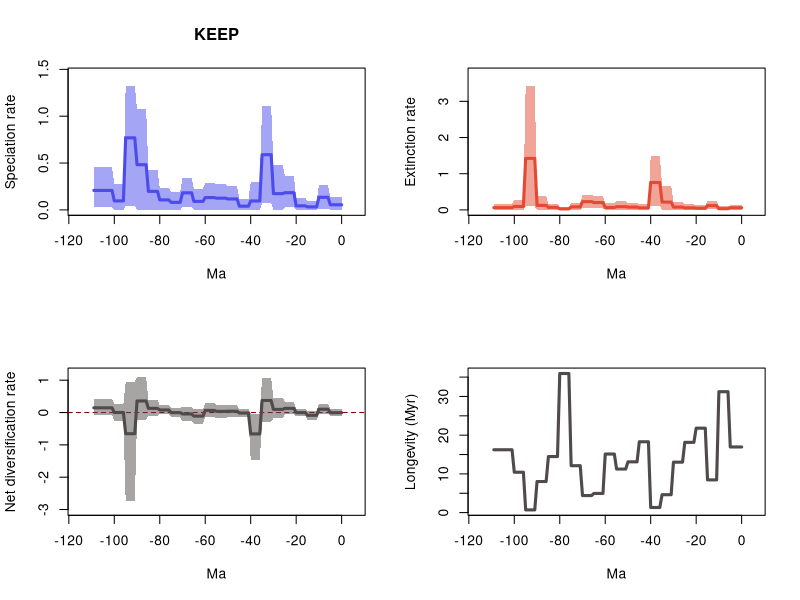

Recreate this plot in R.
# 20 files combined:
# 	../Results/Species_NS/5_MA_bins_EP_FT/pyrate_mcmc_logs/Occ_sp_Squali_NS_10_G_KEEP_BDS_marginal_rates.log
# 	../Results/Species_NS/5_MA_bins_EP_FT/pyrate_mcmc_logs/Occ_sp_Squali_NS_11_G_KEEP_BDS_marginal_rates.log
# 	../Results/Species_NS/5_MA_bins_EP_FT/pyrate_mcmc_logs/Occ_sp_Squali_NS_12_G_KEEP_BDS_marginal_rates.log
# 	../Results/Species_NS/5_MA_bins_EP_FT/pyrate_mcmc_logs/Occ_sp_Squali_NS_13_G_KEEP_BDS_marginal_rates.log
# 	../Results/Species_NS/5_MA_bins_EP_FT/pyrate_mcmc_logs/Occ_sp_Squali_NS_14_G_KEEP_BDS_marginal_rates.log
# 	../Results/Species_NS/5_MA_bins_EP_FT/pyrate_mcmc_logs/Occ_sp_Squali_NS_15_G_KEEP_BDS_marginal_rates.log
# 	../Results/Species_NS/5_MA_bins_EP_FT/pyrate_mcmc_logs/Occ_sp_Squali_NS_16_G_KEEP_BDS_marginal_rates.log
# 	../Results/Species_NS/5_MA_bins_EP_FT/pyrate_mcmc_logs/Occ_sp_Squali_NS_17_G_KEEP_BDS_marginal_rates.log
# 	../Results/Species_NS/5_MA_bins_EP_FT/pyrate_mcmc_logs/Occ_sp_Squali_NS_18_G_KEEP_BDS_marginal_rates.log
# 	../Results/Species_NS/5_MA_bins_EP_FT/pyrate_mcmc_logs/Occ_sp_Squali_NS_19_G_KEEP_BDS_marginal_rates.log
# 	../Results/Species_NS/5_MA_bins_EP_FT/pyrate_mcmc_logs/Occ_sp_Squali_NS_1_G_KEEP_BDS_marginal_rates.log
# 	../Results/Species_NS/5_MA_bins_EP_FT/pyrate_mcmc_logs/Occ_sp_Squali_NS_20_G_KEEP_BDS_marginal_rates.log
# 	../Results/Species_NS/5_MA_bins_EP_FT/pyrate_mcmc_logs/Occ_sp_Squali_NS_2_G_KEEP_BDS_marginal_rates.log
# 	../Results/Species_NS/5_MA_bins_EP_FT/pyrate_mcmc_logs/Occ_sp_Squali_NS_3_G_KEEP_BDS_marginal_rates.log
# 	../Results/Species_NS/5_MA_bins_EP_FT/pyrate_mcmc_logs/Occ_sp_Squali_NS_4_G_KEEP_BDS_marginal_rates.log
# 	../Results/Species_NS/5_MA_bins_EP_FT/pyrate_mcmc_logs/Occ_sp_Squali_NS_5_G_KEEP_BDS_marginal_rates.log
# 	../Results/Species_NS/5_MA_bins_EP_FT/pyrate_mcmc_logs/Occ_sp_Squali_NS_6_G_KEEP_BDS_marginal_rates.log
# 	../Results/Species_NS/5_MA_bins_EP_FT/pyrate_mcmc_logs/Occ_sp_Squali_NS_7_G_KEEP_BDS_marginal_rates.log
# 	../Results/Species_NS/5_MA_bins_EP_FT/pyrate_mcmc_logs/Occ_sp_Squali_NS_8_G_KEEP_BDS_marginal_rates.log
# 	../Results/Species_NS/5_MA_bins_EP_FT/pyrate_mcmc_logs/Occ_sp_Squali_NS_9_G_KEEP_BDS_marginal_rates.log

# 95% HPDs calculated using code from Biopy (https://www.cs.auckland.ac.nz/~yhel002/biopy/)

pdf(file='../Results/Species_NS/5_MA_bins_EP_FT/pyrate_mcmc_logs/Occ_sp_Squali_NS_10_G_KEEP_BDS_marginal_rates_RTT.pdf',width=10.8, height=8.4)
par(mfrow=c(2,2))
library(scales)
L_hpd_m95=c(1.6953033652e-05, 1.6953033652e-05,1.6953033652e-05,1.6953033652e-05,1.6953033652e-05,1.6953033652e-05,0.012899946338363,0.012899946338363,0.012899946338363,0.012899946338363,0.012899946338363,2.995616101e-06,2.995616101e-06,2.995616101e-06,2.995616101e-06,2.995616101e-06,3.0608331e-07,3.0608331e-07,3.0608331e-07,3.0608331e-07,3.0608331e-07,0.028173848344791,0.028173848344791,0.028173848344791,0.028173848344791,0.028173848344791,1.0526336798e-05,1.0526336798e-05,1.0526336798e-05,1.0526336798e-05,1.0526336798e-05,0.072229115510209,0.072229115510209,0.072229115510209,0.072229115510209,0.072229115510209,4.614688924e-06,4.614688924e-06,4.614688924e-06,4.614688924e-06,4.614688924e-06,3.57724862e-07,3.57724862e-07,3.57724862e-07,3.57724862e-07,3.57724862e-07,0.0004244260316,0.0004244260316,0.0004244260316,0.0004244260316,0.0004244260316,4.6736765671e-05,4.6736765671e-05,4.6736765671e-05,4.6736765671e-05,4.6736765671e-05,0.000378551532738,0.000378551532738,0.000378551532738,0.000378551532738,0.000378551532738,4.961066975e-06,4.961066975e-06,4.961066975e-06,4.961066975e-06,4.961066975e-06,0.028493160070547,0.028493160070547,0.028493160070547,0.028493160070547,0.028493160070547,4.5889216134e-05,4.5889216134e-05,4.5889216134e-05,4.5889216134e-05,4.5889216134e-05,0.000379449465859,0.000379449465859,0.000379449465859,0.000379449465859,0.000379449465859,4.792628532e-06,4.792628532e-06,4.792628532e-06,4.792628532e-06,4.792628532e-06,4.5048657626e-05,4.5048657626e-05,4.5048657626e-05,4.5048657626e-05,4.5048657626e-05,0.040153763222503,0.040153763222503,0.040153763222503,0.040153763222503,0.040153763222503,2.890645339e-06,2.890645339e-06,2.890645339e-06,2.890645339e-06,2.890645339e-06,0.029147817064651,0.029147817064651,0.029147817064651,0.029147817064651,0.029147817064651,0.029147817064651,0.029147817064651,0.029147817064651,0.029147817064651)
L_hpd_M95=c(0.133499380434839, 0.133499380434839,0.133499380434839,0.133499380434839,0.133499380434839,0.133499380434839,0.265917669351912,0.265917669351912,0.265917669351912,0.265917669351912,0.265917669351912,0.096859542076199,0.096859542076199,0.096859542076199,0.096859542076199,0.096859542076199,0.124939214250428,0.124939214250428,0.124939214250428,0.124939214250428,0.124939214250428,0.365800359873523,0.365800359873523,0.365800359873523,0.365800359873523,0.365800359873523,0.48402063552587,0.48402063552587,0.48402063552587,0.48402063552587,0.48402063552587,1.109730750311432,1.109730750311432,1.109730750311432,1.109730750311432,1.109730750311432,0.295892099668432,0.295892099668432,0.295892099668432,0.295892099668432,0.295892099668432,0.114821859772249,0.114821859772249,0.114821859772249,0.114821859772249,0.114821859772249,0.250780783739554,0.250780783739554,0.250780783739554,0.250780783739554,0.250780783739554,0.273437534149174,0.273437534149174,0.273437534149174,0.273437534149174,0.273437534149174,0.290379735762409,0.290379735762409,0.290379735762409,0.290379735762409,0.290379735762409,0.224234577265956,0.224234577265956,0.224234577265956,0.224234577265956,0.224234577265956,0.340241519203128,0.340241519203128,0.340241519203128,0.340241519203128,0.340241519203128,0.190313384381123,0.190313384381123,0.190313384381123,0.190313384381123,0.190313384381123,0.229721116557546,0.229721116557546,0.229721116557546,0.229721116557546,0.229721116557546,0.425005023918741,0.425005023918741,0.425005023918741,0.425005023918741,0.425005023918741,1.077588475747823,1.077588475747823,1.077588475747823,1.077588475747823,1.077588475747823,1.323323898783294,1.323323898783294,1.323323898783294,1.323323898783294,1.323323898783294,0.278331790341375,0.278331790341375,0.278331790341375,0.278331790341375,0.278331790341375,0.454752709469674,0.454752709469674,0.454752709469674,0.454752709469674,0.454752709469674,0.454752709469674,0.454752709469674,0.454752709469674,0.454752709469674)
M_hpd_m95=c(0.004596490688729, 0.004596490688729,0.004596490688729,0.004596490688729,0.004596490688729,0.004596490688729,5.834746574e-06,5.834746574e-06,5.834746574e-06,5.834746574e-06,5.834746574e-06,0.01739692371446,0.01739692371446,0.01739692371446,0.01739692371446,0.01739692371446,7.43010174e-07,7.43010174e-07,7.43010174e-07,7.43010174e-07,7.43010174e-07,4.011992376e-06,4.011992376e-06,4.011992376e-06,4.011992376e-06,4.011992376e-06,8.47487291e-07,8.47487291e-07,8.47487291e-07,8.47487291e-07,8.47487291e-07,6.93024051e-07,6.93024051e-07,6.93024051e-07,6.93024051e-07,6.93024051e-07,0.119399081314547,0.119399081314547,0.119399081314547,0.119399081314547,0.119399081314547,1.809779884e-06,1.809779884e-06,1.809779884e-06,1.809779884e-06,1.809779884e-06,3.5143079056e-05,3.5143079056e-05,3.5143079056e-05,3.5143079056e-05,3.5143079056e-05,4.59596152e-07,4.59596152e-07,4.59596152e-07,4.59596152e-07,4.59596152e-07,3.279392115e-06,3.279392115e-06,3.279392115e-06,3.279392115e-06,3.279392115e-06,0.04592413470601,0.04592413470601,0.04592413470601,0.04592413470601,0.04592413470601,0.064213141422765,0.064213141422765,0.064213141422765,0.064213141422765,0.064213141422765,5.1860089278e-05,5.1860089278e-05,5.1860089278e-05,5.1860089278e-05,5.1860089278e-05,5.002735314e-06,5.002735314e-06,5.002735314e-06,5.002735314e-06,5.002735314e-06,4.366460829e-05,4.366460829e-05,4.366460829e-05,4.366460829e-05,4.366460829e-05,4.212650411e-06,4.212650411e-06,4.212650411e-06,4.212650411e-06,4.212650411e-06,0.093659057564413,0.093659057564413,0.093659057564413,0.093659057564413,0.093659057564413,3.158686604e-06,3.158686604e-06,3.158686604e-06,3.158686604e-06,3.158686604e-06,7.7704846e-08,7.7704846e-08,7.7704846e-08,7.7704846e-08,7.7704846e-08,7.7704846e-08,7.7704846e-08,7.7704846e-08,7.7704846e-08)
M_hpd_M95=c(0.125742991449469, 0.125742991449469,0.125742991449469,0.125742991449469,0.125742991449469,0.125742991449469,0.094792174880381,0.094792174880381,0.094792174880381,0.094792174880381,0.094792174880381,0.237688337771822,0.237688337771822,0.237688337771822,0.237688337771822,0.237688337771822,0.123061825586171,0.123061825586171,0.123061825586171,0.123061825586171,0.123061825586171,0.150527975470917,0.150527975470917,0.150527975470917,0.150527975470917,0.150527975470917,0.21420900416305,0.21420900416305,0.21420900416305,0.21420900416305,0.21420900416305,0.671777275941739,0.671777275941739,0.671777275941739,0.671777275941739,0.671777275941739,1.499684849180752,1.499684849180752,1.499684849180752,1.499684849180752,1.499684849180752,0.153935771777485,0.153935771777485,0.153935771777485,0.153935771777485,0.153935771777485,0.187327686724191,0.187327686724191,0.187327686724191,0.187327686724191,0.187327686724191,0.234092767631558,0.234092767631558,0.234092767631558,0.234092767631558,0.234092767631558,0.18657503096708,0.18657503096708,0.18657503096708,0.18657503096708,0.18657503096708,0.381021356398351,0.381021356398351,0.381021356398351,0.381021356398351,0.381021356398351,0.415753582799781,0.415753582799781,0.415753582799781,0.415753582799781,0.415753582799781,0.184114794036781,0.184114794036781,0.184114794036781,0.184114794036781,0.184114794036781,0.082835911103497,0.082835911103497,0.082835911103497,0.082835911103497,0.082835911103497,0.168686287237098,0.168686287237098,0.168686287237098,0.168686287237098,0.168686287237098,0.383689279193302,0.383689279193302,0.383689279193302,0.383689279193302,0.383689279193302,3.426354197111537,3.426354197111537,3.426354197111537,3.426354197111537,3.426354197111537,0.27625852837001,0.27625852837001,0.27625852837001,0.27625852837001,0.27625852837001,0.169743882579872,0.169743882579872,0.169743882579872,0.169743882579872,0.169743882579872,0.169743882579872,0.169743882579872,0.169743882579872,0.169743882579872)
R_hpd_m95=c(-0.108260681807084, -0.108260681807084,-0.108260681807084,-0.108260681807084,-0.108260681807084,-0.108260681807084,-0.036823747627543,-0.036823747627543,-0.036823747627543,-0.036823747627543,-0.036823747627543,-0.233165704954487,-0.233165704954487,-0.233165704954487,-0.233165704954487,-0.233165704954487,-0.109442448902899,-0.109442448902899,-0.109442448902899,-0.109442448902899,-0.109442448902899,-0.060364667990175,-0.060364667990175,-0.060364667990175,-0.060364667990175,-0.060364667990175,-0.177871344716979,-0.177871344716979,-0.177871344716979,-0.177871344716979,-0.177871344716979,-0.277726478468378,-0.277726478468378,-0.277726478468378,-0.277726478468378,-0.277726478468378,-1.457736806568877,-1.457736806568877,-1.457736806568877,-1.457736806568877,-1.457736806568877,-0.151944649222173,-0.151944649222173,-0.151944649222173,-0.151944649222173,-0.151944649222173,-0.138496496658757,-0.138496496658757,-0.138496496658757,-0.138496496658757,-0.138496496658757,-0.168557502421124,-0.168557502421124,-0.168557502421124,-0.168557502421124,-0.168557502421124,-0.138435646477209,-0.138435646477209,-0.138435646477209,-0.138435646477209,-0.138435646477209,-0.342434101293391,-0.342434101293391,-0.342434101293391,-0.342434101293391,-0.342434101293391,-0.267543754909413,-0.267543754909413,-0.267543754909413,-0.267543754909413,-0.267543754909413,-0.149308114162496,-0.149308114162496,-0.149308114162496,-0.149308114162496,-0.149308114162496,-0.043095138658403,-0.043095138658403,-0.043095138658403,-0.043095138658403,-0.043095138658403,-0.093574148300823,-0.093574148300823,-0.093574148300823,-0.093574148300823,-0.093574148300823,-0.234323848941818,-0.234323848941818,-0.234323848941818,-0.234323848941818,-0.234323848941818,-2.737679831611156,-2.737679831611156,-2.737679831611156,-2.737679831611156,-2.737679831611156,-0.265660675894359,-0.265660675894359,-0.265660675894359,-0.265660675894359,-0.265660675894359,-0.063747862789474,-0.063747862789474,-0.063747862789474,-0.063747862789474,-0.063747862789474,-0.063747862789474,-0.063747862789474,-0.063747862789474,-0.063747862789474)
R_hpd_M95=c(0.10332128802859, 0.10332128802859,0.10332128802859,0.10332128802859,0.10332128802859,0.10332128802859,0.260581158819573,0.260581158819573,0.260581158819573,0.260581158819573,0.260581158819573,0.039252766130758,0.039252766130758,0.039252766130758,0.039252766130758,0.039252766130758,0.113744708544115,0.113744708544115,0.113744708544115,0.113744708544115,0.113744708544115,0.338971380752681,0.338971380752681,0.338971380752681,0.338971380752681,0.338971380752681,0.457851451072741,0.457851451072741,0.457851451072741,0.457851451072741,0.457851451072741,1.074971699191826,1.074971699191826,1.074971699191826,1.074971699191826,1.074971699191826,-0.040047304471208,-0.040047304471208,-0.040047304471208,-0.040047304471208,-0.040047304471208,0.099788503416908,0.099788503416908,0.099788503416908,0.099788503416908,0.099788503416908,0.226108056200106,0.226108056200106,0.226108056200106,0.226108056200106,0.226108056200106,0.241039601356941,0.241039601356941,0.241039601356941,0.241039601356941,0.241039601356941,0.283192563806027,0.283192563806027,0.283192563806027,0.283192563806027,0.283192563806027,0.106590109818631,0.106590109818631,0.106590109818631,0.106590109818631,0.106590109818631,0.179975661097834,0.179975661097834,0.179975661097834,0.179975661097834,0.179975661097834,0.14569998154853,0.14569998154853,0.14569998154853,0.14569998154853,0.14569998154853,0.225389067119115,0.225389067119115,0.225389067119115,0.225389067119115,0.225389067119115,0.396932682693136,0.396932682693136,0.396932682693136,0.396932682693136,0.396932682693136,1.097004185135041,1.097004185135041,1.097004185135041,1.097004185135041,1.097004185135041,0.939212556211368,0.939212556211368,0.939212556211368,0.939212556211368,0.939212556211368,0.267979672187251,0.267979672187251,0.267979672187251,0.267979672187251,0.267979672187251,0.43036779097423,0.43036779097423,0.43036779097423,0.43036779097423,0.43036779097423,0.43036779097423,0.43036779097423,0.43036779097423,0.43036779097423)
L_mean=c(0.054358778301398, 0.054358778301398,0.054358778301398,0.054358778301398,0.054358778301398,0.054358778301398,0.134501712036366,0.134501712036366,0.134501712036366,0.134501712036366,0.134501712036366,0.032103753279973,0.032103753279973,0.032103753279973,0.032103753279973,0.032103753279973,0.043117573666907,0.043117573666907,0.043117573666907,0.043117573666907,0.043117573666907,0.183531312566526,0.183531312566526,0.183531312566526,0.183531312566526,0.183531312566526,0.173317119664549,0.173317119664549,0.173317119664549,0.173317119664549,0.173317119664549,0.589113630140364,0.589113630140364,0.589113630140364,0.589113630140364,0.589113630140364,0.09526506314367,0.09526506314367,0.09526506314367,0.09526506314367,0.09526506314367,0.039814267906931,0.039814267906931,0.039814267906931,0.039814267906931,0.039814267906931,0.11659931564919,0.11659931564919,0.11659931564919,0.11659931564919,0.11659931564919,0.1251101951634,0.1251101951634,0.1251101951634,0.1251101951634,0.1251101951634,0.131414395929866,0.131414395929866,0.131414395929866,0.131414395929866,0.131414395929866,0.090681412070011,0.090681412070011,0.090681412070011,0.090681412070011,0.090681412070011,0.182307925114711,0.182307925114711,0.182307925114711,0.182307925114711,0.182307925114711,0.080083408361075,0.080083408361075,0.080083408361075,0.080083408361075,0.080083408361075,0.106329297144733,0.106329297144733,0.106329297144733,0.106329297144733,0.106329297144733,0.19739459316834,0.19739459316834,0.19739459316834,0.19739459316834,0.19739459316834,0.482434695822993,0.482434695822993,0.482434695822993,0.482434695822993,0.482434695822993,0.768942213816147,0.768942213816147,0.768942213816147,0.768942213816147,0.768942213816147,0.096106078414465,0.096106078414465,0.096106078414465,0.096106078414465,0.096106078414465,0.207797427822202,0.207797427822202,0.207797427822202,0.207797427822202,0.207797427822202,0.207797427822202,0.207797427822202,0.207797427822202,0.207797427822202)
M_mean=c(0.059000122165892, 0.059000122165892,0.059000122165892,0.059000122165892,0.059000122165892,0.059000122165892,0.03201322281666,0.03201322281666,0.03201322281666,0.03201322281666,0.03201322281666,0.118334932522489,0.118334932522489,0.118334932522489,0.118334932522489,0.118334932522489,0.045834563680039,0.045834563680039,0.045834563680039,0.045834563680039,0.045834563680039,0.055109221453124,0.055109221453124,0.055109221453124,0.055109221453124,0.055109221453124,0.07672939301679,0.07672939301679,0.07672939301679,0.07672939301679,0.07672939301679,0.216155776820312,0.216155776820312,0.216155776820312,0.216155776820312,0.216155776820312,0.756129200246803,0.756129200246803,0.756129200246803,0.756129200246803,0.756129200246803,0.054639222464214,0.054639222464214,0.054639222464214,0.054639222464214,0.054639222464214,0.076289640641505,0.076289640641505,0.076289640641505,0.076289640641505,0.076289640641505,0.088927463028243,0.088927463028243,0.088927463028243,0.088927463028243,0.088927463028243,0.066121828207493,0.066121828207493,0.066121828207493,0.066121828207493,0.066121828207493,0.201877660813285,0.201877660813285,0.201877660813285,0.201877660813285,0.201877660813285,0.227171454760513,0.227171454760513,0.227171454760513,0.227171454760513,0.227171454760513,0.08251565906318,0.08251565906318,0.08251565906318,0.08251565906318,0.08251565906318,0.027833750577383,0.027833750577383,0.027833750577383,0.027833750577383,0.027833750577383,0.069052014404094,0.069052014404094,0.069052014404094,0.069052014404094,0.069052014404094,0.124579956438303,0.124579956438303,0.124579956438303,0.124579956438303,0.124579956438303,1.423001807442691,1.423001807442691,1.423001807442691,1.423001807442691,1.423001807442691,0.095868521023436,0.095868521023436,0.095868521023436,0.095868521023436,0.095868521023436,0.061619169637453,0.061619169637453,0.061619169637453,0.061619169637453,0.061619169637453,0.061619169637453,0.061619169637453,0.061619169637453,0.061619169637453)
R_mean=c(-0.004641343864494, -0.004641343864494,-0.004641343864494,-0.004641343864494,-0.004641343864494,-0.004641343864494,0.102488489219706,0.102488489219706,0.102488489219706,0.102488489219706,0.102488489219706,-0.086231179242516,-0.086231179242516,-0.086231179242516,-0.086231179242516,-0.086231179242516,-0.002716990013132,-0.002716990013132,-0.002716990013132,-0.002716990013132,-0.002716990013132,0.128422091113402,0.128422091113402,0.128422091113402,0.128422091113402,0.128422091113402,0.096587726647759,0.096587726647759,0.096587726647759,0.096587726647759,0.096587726647759,0.372957853320052,0.372957853320052,0.372957853320052,0.372957853320052,0.372957853320052,-0.660864137103133,-0.660864137103133,-0.660864137103133,-0.660864137103133,-0.660864137103133,-0.014824954557284,-0.014824954557284,-0.014824954557284,-0.014824954557284,-0.014824954557284,0.040309675007685,0.040309675007685,0.040309675007685,0.040309675007685,0.040309675007685,0.036182732135158,0.036182732135158,0.036182732135158,0.036182732135158,0.036182732135158,0.065292567722373,0.065292567722373,0.065292567722373,0.065292567722373,0.065292567722373,-0.111196248743273,-0.111196248743273,-0.111196248743273,-0.111196248743273,-0.111196248743273,-0.044863529645802,-0.044863529645802,-0.044863529645802,-0.044863529645802,-0.044863529645802,-0.002432250702105,-0.002432250702105,-0.002432250702105,-0.002432250702105,-0.002432250702105,0.07849554656735,0.07849554656735,0.07849554656735,0.07849554656735,0.07849554656735,0.128342578764246,0.128342578764246,0.128342578764246,0.128342578764246,0.128342578764246,0.357854739384691,0.357854739384691,0.357854739384691,0.357854739384691,0.357854739384691,-0.654059593626544,-0.654059593626544,-0.654059593626544,-0.654059593626544,-0.654059593626544,0.000237557391028,0.000237557391028,0.000237557391028,0.000237557391028,0.000237557391028,0.146178258184749,0.146178258184749,0.146178258184749,0.146178258184749,0.146178258184749,0.146178258184749,0.146178258184749,0.146178258184749,0.146178258184749)
trans=0.5
age=(0:(110-1))* -1
plot(age,age,type = 'n', ylim = c(0, 1.4556562886616236), xlim = c(-115.5,5.5), ylab = 'Speciation rate', xlab = 'Ma',main='KEEP' )
polygon(c(age, rev(age)), c(L_hpd_M95, rev(L_hpd_m95)), col = alpha("#4c4cec",trans), border = NA)
lines(rev(age), rev(L_mean), col = "#4c4cec", lwd=3)
plot(age,age,type = 'n', ylim = c(0, 3.768989616822691), xlim = c(-115.5,5.5), ylab = 'Extinction rate', xlab = 'Ma' )
polygon(c(age, rev(age)), c(M_hpd_M95, rev(M_hpd_m95)), col = alpha("#e34a33",trans), border = NA)
lines(rev(age), rev(M_mean), col = "#e34a33", lwd=3)
plot(age,age,type = 'n', ylim = c(-3.011447814772272, 1.2067046036485451), xlim = c(-115.5,5.5), ylab = 'Net diversification rate', xlab = 'Ma' )
abline(h=0,lty=2,col="darkred")
polygon(c(age, rev(age)), c(R_hpd_M95, rev(R_hpd_m95)), col = alpha("#504A4B",trans), border = NA)
lines(rev(age), rev(R_mean), col = "#504A4B", lwd=3)
plot(age,rev(1/M_mean),type = 'n', xlim = c(-115.5,5.5), ylab = 'Longevity (Myr)', xlab = 'Ma' )
lines(rev(age), rev(1/M_mean), col = "#504A4B", lwd=3)
n <- dev.off()
